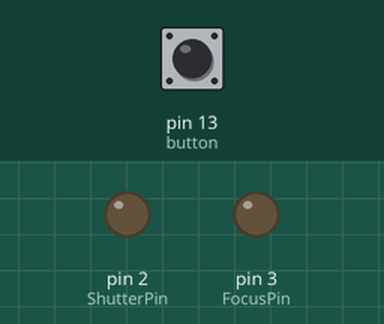
This sketch was run on a simulated Arduino Uno, built with avr-gcc and run on an emulated ATmega328P. On the bench: output pins drawn as LEDs (lit = HIGH). Dashed ring = blinking. Inputs (shaded band) come from the test bench; at power-on: pin 13 (button) LOW.

Above: at 1.2 s.
1.3 s: pin 13 (button) pulled HIGH for 0.15 s
At 2.15 s:
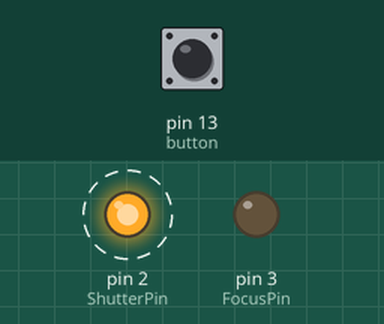
4.4 s: pin 13 (button) pulled HIGH for 1 s
6.9 s: pin 13 (button) pulled HIGH for 3.2 s
At 7.1 s:
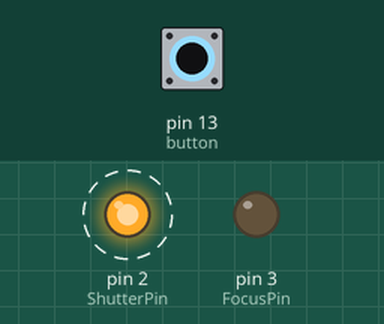
Timing chart, 0 to 19.1 s (numbered marks = the images above; inputs shaded):
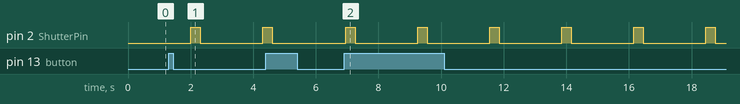

Measured:
- after the input at 1.3 s, pin 2 (ShutterPin): LOW → HIGH after 0.70 s, → LOW 0.30 s later, → HIGH 2.0 s later
- after the input at 6.9 s, pin 2 (ShutterPin): alternates HIGH for 0.30 s and LOW for 2.0 s, starting after 0.05 s

The sketch:

TimeLapseCanon.ino
```cpp
// INPUT OUTPUT CONFIGURATION

const int button = 13;
const int ShutterPin = 2;
const int FocusPin = 3;

//Button Debounce
int buttonState;
int lastButtonState = LOW;
long lastDebounceTime = 0;
long debounceDelay = 50;
int reading;

//Shutter Control
int ShutterControl = LOW;
long ShutterDelay = 2000;
long lastShutterRelease;
int ShutterCount = 10;
int ShutterCountCurrent = 0;

void setup()
{
  pinMode(button, INPUT);
  pinMode(ShutterPin, OUTPUT);
  pinMode(FocusPin, OUTPUT);
  long lastShutterRelease = millis();
}

void loop()
{

  reading = digitalRead(button);
  if (reading != lastButtonState) {
      lastDebounceTime = millis();
  }
  if ((millis() - lastDebounceTime) > debounceDelay) {
      if (reading != buttonState) {
          buttonState = reading;
          if (buttonState == HIGH) {
            ShutterControl = !ShutterControl;
          }
      }
  }

  if (ShutterControl == HIGH) {
    if ((lastShutterRelease + ShutterDelay) < millis()) {
      ShutterRelease();
      lastShutterRelease = millis();
      ShutterCountCurrent++;
    }
   if (ShutterCountCurrent >= ShutterCount) {
      ShutterControl = LOW;
      ShutterCountCurrent = 0;
    }
  }

  lastButtonState = reading;
}

void ShutterRelease(){
  digitalWrite(ShutterPin, HIGH);
  delay(300);
  digitalWrite(ShutterPin, LOW);
}
```
